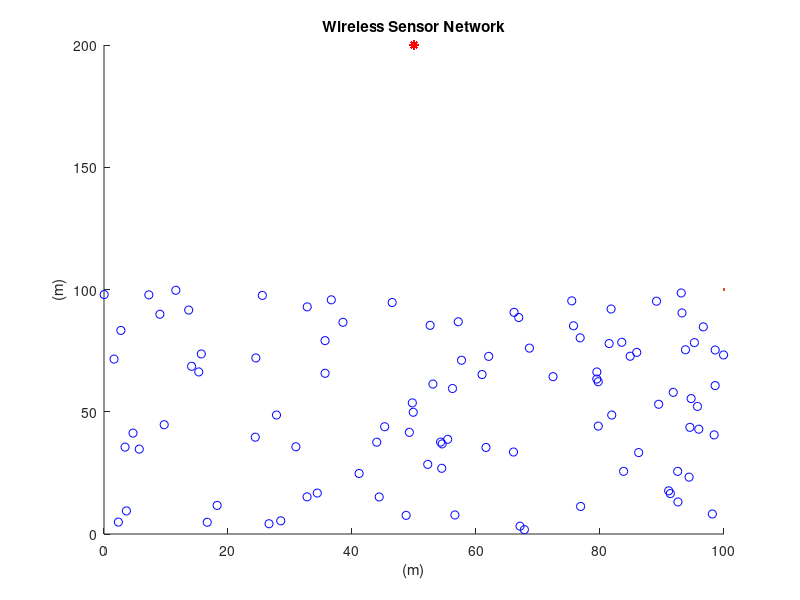
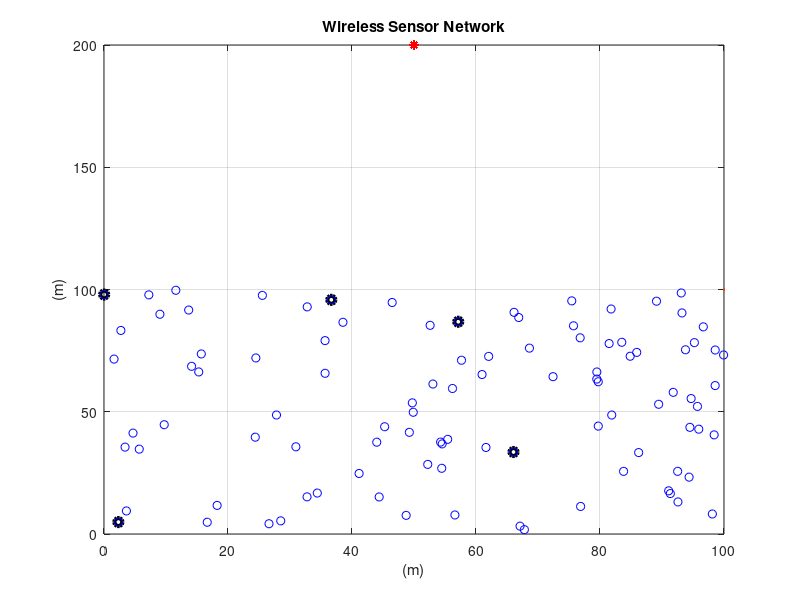
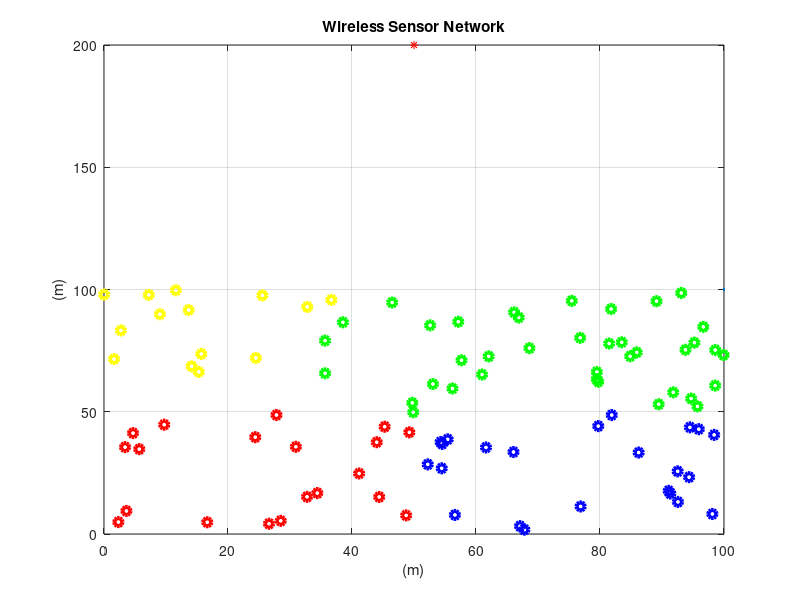

These figures' MATLAB source, in order:
clc;
clear;
close all;

%Deklarasi Variabel%
n=100;
xm=100;
ym=100;
sinkx=50;
sinky=200;


%Membentuk Topologi Awal%
for i=1:n
    SN(i).x=rand(1,1)*xm;
    SN(i).y=rand(1,1)*ym;
    x(i,1)=SN(i).x;
    y(i,1)=SN(i).y;
    hold on;
    figure(1)
    plot(xm,ym,SN(i).x,SN(i).y,'ob',sinkx,sinky,'*r');
    title 'Wireless Sensor Network';
    xlabel '(m)';
    ylabel '(m)';
end

%Proses K-Means%
k=input('Masukkan jumlah klaster : ');

%Penentua C1 Awal dengan mencari jarak terjauh dengan BS
startx=[];
starty=[];
center=[startx starty]; %menyimpan nilai C1
d=[];
for i=1:length(x)
    c=[SN(i).x SN(i).y]; %mengambil data node ke-i
    distance=sqrt((sinkx-c(:,1))^2+(sinky-c(:,2))^2); %mengurangi jarak BS dengan node
    d=[d distance]; % menyimpan index dan nilai jarak masing" node dengan BS
end
[e s]=max(d); %mencari nilai terbesar dari distance yang dipilih sebagai C1
center=[center;[x(s) y(s)]]; %menyimpan koordinat c1 dalam array
x(s)=[]; %mengosongkan kembali nilai x dan y
y(s)=[];

%Proses mencari C selanjutnya
r=1;
while(r~=k)
    for i=1:length(x)
        g=[SN(i).x SN(i).y]; %Mengambil data kordinat node ke i
        ka=dsearchn(center,g); %Mencari node terdekat dengan data pusat klaster
        nearestx=center(ka,1); %Mencari data terdekat pada nilai kordinat x
        nearesty=center(ka,2); %Mencari data terdekat pada nilai kordinat y
        distance=sqrt((nearestx-g(:,1))^2+(nearesty-g(:,2))^2); %Menghitung jarak node dengan cluster head
        d=[d distance]; %Menyimpan nilai jarak dan indeksnya
    end
    [e s]=max(d); %Mencari data jarak dengan nilai max/tertinggi
    center=[center;[x(s) y(s)]]; %Menyimpan data node dengan jarak tertinggi pada aray CH
    x(s)=[]; %mengosongkan kembali nilai x, y dan d
    y(s)=[];
    [r c]=size(center);
    d=[];
end
figure(2) %Menampilkan koordinat titik CH pada WSN
disp(center);
plot(center(:,1),center(:,2),'ko','linewidth',3);
hold on;
grid on;
for i=1:n
   plot(xm,ym,SN(i).x,SN(i).y,'ob',sinkx,sinky,'*r');
   title 'Wireless Sensor Network';
   xlabel '(m)';
   ylabel '(m)'; 
end

%Proses pengelompokan node dengan cluster
cx=center(:,1); %Menyimpan nilai kordinat x CH pada var cx
cy=center(:,2); %Menyimpan nilai kordinat y CH pada var cy
mean_oldx=cx; %menyimpan nilai x pusat klaster lama
mean_newx=cx; %menyimpan nilai x pusat klaster yang diperbaharui
mean_oldy=cy; %menyimpan nilai y pusat klaster lama
mean_newy=cy; %menyimpan nilai y pusat klaster yang diperbaharui
outputx=cell(k,1); %menyimpan data node x sesuai klaster
outputy=cell(k,1); %menyimpan data node y sesuai klaster
temp=0;
iter=1;
while(temp==0) %Melakukan perulangan untuk membentuk klaster hingga nilai CH tidak mengalami perubahan
    mean_oldx=mean_newx; %menyamakan nilai pusat klaster lama dan baru
    mean_oldy=mean_newy;
    for(i=1:length(x)) %perulangan mencari jarak setiap node
        data=[];
        for(j=1:length(cx)) %mencari jarak setiap node dengan setiap cluster head
            data=[data sqrt((SN(i).x-cx(j))^2+(SN(i).y-cy(j))^2)];
        end
        [gc index]=min(data); %Mencari jarak terendah node dengan CH
        outputx{index}=[outputx{index} SN(i).x]; %Mengelompokkan data sesuai CH terdekat
        outputy{index}=[outputy{index} SN(i).y]; %Mengelompokkan data sesuai CH terdekat
    end
    gmckx=[];
    gmcky=[];
    for(i=1:k) %Proses memperbarui nilai pusat CH 
        gmckx=[gmckx mean(outputx{i})]; 
        gmcky=[gmcky mean(outputy{i})];
    end
    cx=gmckx; %Menyimpan nilai terbaru CH
    cy=gmcky;
    mean_newx=cx; %Menyimpan nilai terbaru CH
    mean_newy=cy;
    finalx=0; %variabel keputusan untuk mengetahui nilai kordinat x CH sudah sama setiap iterasi
    finaly=0; %variabel keputusan untuk mengetahui nilai kordinat y CH sudah sama setiap iterasi
    if(mean_newx==mean_oldx) %Mengecek apakah nilai CH kordinat x sama dengan nilai CH pada iterasi sebelumnya
        finalx=1;
    end
    if(mean_newy==mean_oldy) %Mengecek apakah nilai CH kordinat y sama dengan nilai CH pada iterasi sebelumnya
        finaly=1;
    end
    if(finalx==1 && finaly==1) %Jika nilai sama maka akhiri perulangan dengan set temp=1
        temp=1;
    else %Jika tidak sama maka simpan nilai pusat CH baru pada bvariabel outputx dan outputy
            outputx=cell(k,1);
            outputy=cell(k,1);
    end
    iter=iter+1;
end
disp('Jumah iterasi yang dilakukan adalah: '),disp(iter)
celldisp(outputx); %Menampilkan nilai pada kordinat x fix setiap node dan klaster
celldisp(outputy); %Menampilkan nilai pada kordinat y fix setiap node dan klaster
figure;
for i=1:k %Perulangan untuk ploting node sesuai klaster pada WSN
    xf=outputx{i};
    yf=outputy{i};
    if(i==1)
        plot(xf,yf,'ro','linewidth',3);
    elseif(i==2)
        plot(xf,yf,'bo','linewidth',3);
    elseif(i==3)
        plot(xf,yf,'yo','linewidth',3);
    else
        plot(xf,yf,'go','linewidth',3);
    end
    hold on;
    grid on;
end
figure(3)
plot(xm,ym,sinkx,sinky,'*r');
title 'Wireless Sensor Network';
xlabel '(m)';
ylabel '(m)';
hold on;



    